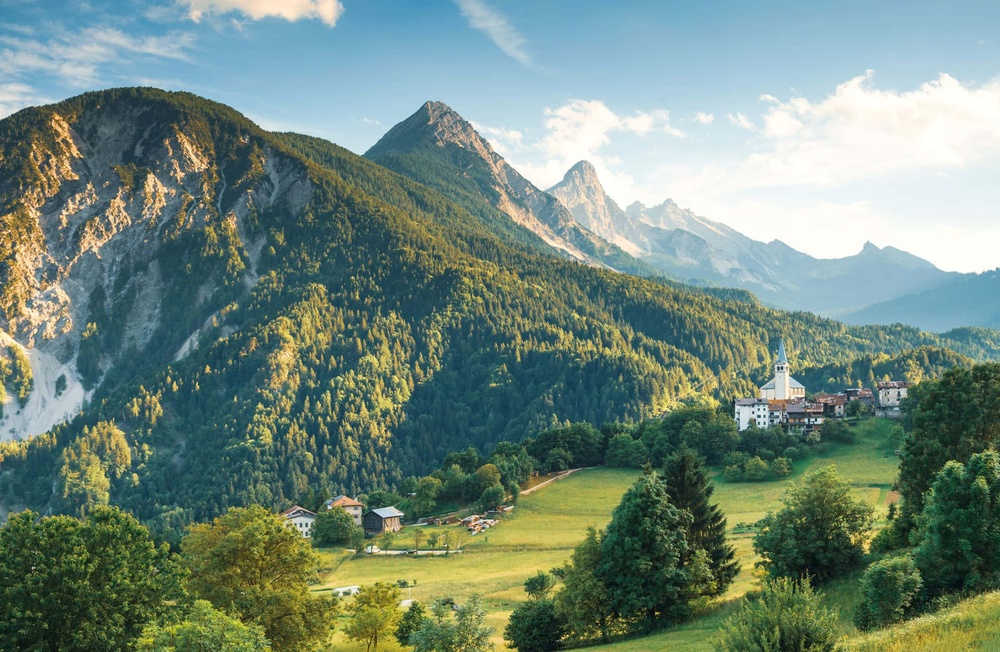
#> input picture readingandwritingimages/mountain.jpg, 1000 x 652 px, shrunk from 1920 x 1251 before the run
$ jupyter execute readingandwritingimages.ipynb
#> lines starting #> are read from the running program, lines starting #| are printed output that depends on the picture
[cell 1]
#conda install ipykernel

[cell 2]
#conda install numpy

[cell 3]
#pip install opencv-python

[cell 4]
import cv2

[cell 5]
image = cv2.imread("./mountain.jpg") ## matrix olarak numpy array çıkarcak
#> image is the input picture: shape (652, 1000, 3); mean B, G, R 124, 136.3, 114.5
##read the image bu

[cell 6]
#check if image is loaded successfully
if image is None:
    print("error")
else:
    print("image is loaded")

[cell 7]
## Display
cv2.imshow("image window" , image)
cv2.waitKey(0)     ## açılan pencereyi key gelince durduruyo
cv2.destroyAllWindows() # açılan windowları kapatıyo

[cell 8]
#write the  image
image_new = image +  30 ## tüm pixellere 30 eklemiş olcaz element wise
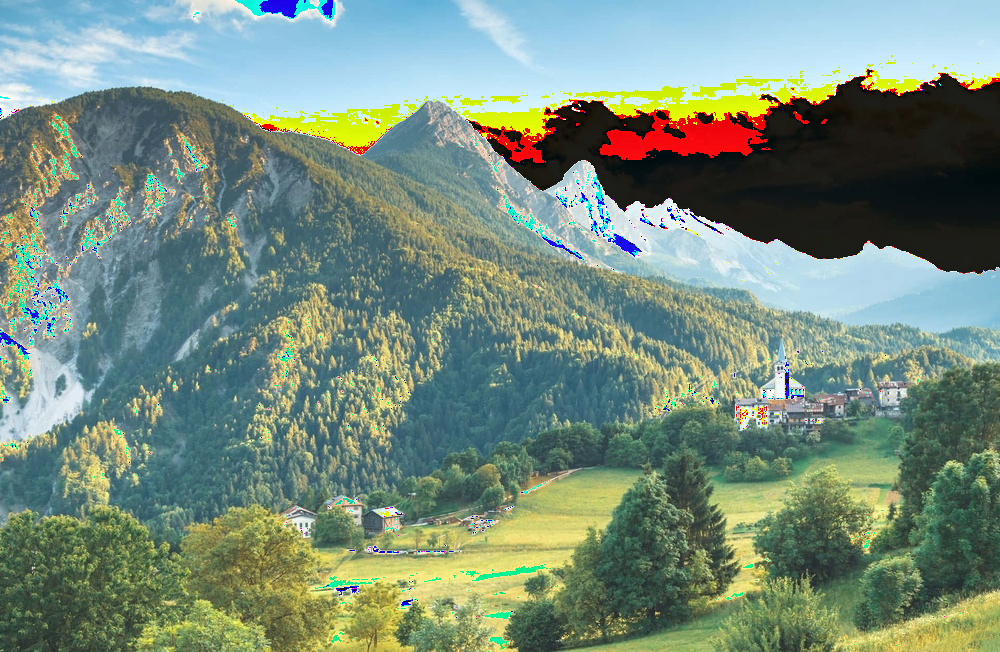
#> image_new: shape (652, 1000, 3); mean B, G, R 125.4, 140.7, 119.4
cv2.imwrite("./output.jpg" ,image_new)
#> Out = True
